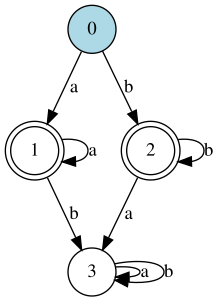

The Python source for this figure:
import os

class DFA:
	def __init__(self, Q, sigma, q, F, delta):
		self.Q = Q #A finite set of states
		self.Symbols = sigma #A set of input symbols
		self.Start = q #An initial state
		self.Final = F #A set of final states
		self.Delta = delta #Transition functions implemented as a dictionary of hashmaps
 	
	def Eval(self):
		valid = False
		empty = set()

		#If no final states or states at all
		if self.Final == empty or self.Q == empty:
			print("DFA invalid")
			return False

		#If each state can transition on every symbol in sigma
		for key in self.Delta:
			transition = self.Delta[key]
			transitionSpace = set()
			for sym in transition:
				transitionSpace.add(sym)

			if transitionSpace == self.Symbols:
				valid = True
			else:
				return False
		
		return valid

	def Accept(self, inputString):
		if not self.Eval():
			return
		
		currentState = self.Start
		for i in inputString:
			currentState = self.Delta[currentState][i]
		return currentState in self.Final

	def Draw(self, filename):
		#Only draw if DFA is valid
		if not self.Eval():
			print("DFA invalid")
			return

		#Make .dot string
		s = "Digraph DFA {\n"
		#Draw states
		for state in self.Q:
			if state == self.Start:
				s = s + f"{self.Start} [shape=circle style=filled fillcolor=lightblue]\n"
			else:
				s  = s + f"{state} [shape=circle]\n"
		#Special case for final states
		for f in self.Final:
			s  = s + f"{f} [shape=doublecircle]\n"
		
		#Draw transitions
		for state in self.Delta:
			for sym in self.Symbols:
				s = s + f"{state} -> {self.Delta[state][sym]} [label=\"{sym}\"]\n"
		s = s + "}"

		#Make svg file
		os.system(f"echo '{s}' > DFA.dot")
		os.system(f"dot -Tsvg DFA.dot > {filename}.svg")
		os.system("rm DFA.dot")
		
